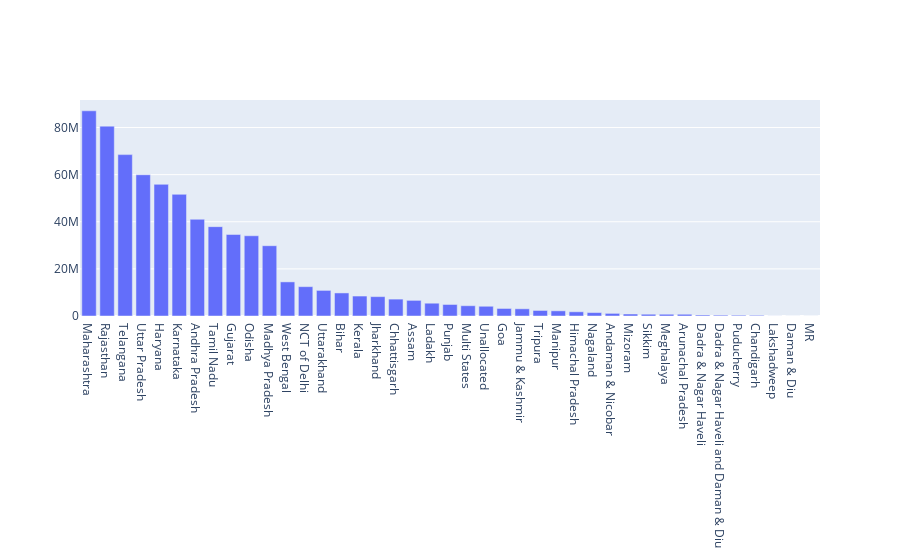

Write notebook code for a chart like this one.
### Markdown cell above
#### State-wise trends.
Question: Is there a contrast in terms of states which announce Capex projects? 
Ans: Yes, based on 2014-22 data, Maharashtra, Rajasthan, Telangana, Uttarpradesh, Haryana, Karnataka, Andhra Pradesh, Tamilnadu, Gujarat and Odisha  are the top.

### Code cell
## XXXXXXX This code snippet will give Aggregate project (cost) for each state of India in Descending Order XXXXXX
# grouped_df = df[df['Fiscal_Year']=='FY19'].groupby(['State'])['Cost (Rs.million)'].sum().reset_index()
grouped_df = df.groupby(['State'])['Cost (Rs.million)'].sum().reset_index()

sorted_indices = sorted(range(len(grouped_df['Cost (Rs.million)'])), key=lambda k: grouped_df['Cost (Rs.million)'][k], reverse=True)
sorted_states = [grouped_df['State'][i] for i in sorted_indices]
sorted_values = [grouped_df['Cost (Rs.million)'][i] for i in sorted_indices]

# Create the bar chart
fig = go.Figure(go.Bar(x=sorted_states, y=sorted_values,))
fig.show()

### Figure 1 — Plotly figure (JSON) as saved in the notebook; plotly's stock layout.template omitted (floating-point values rounded to 4 significant figures)
{"data": [{"type": "bar", "x": ["Maharashtra", "Rajasthan", "Telangana", "Uttar Pradesh", "Haryana", "Karnataka", "Andhra Pradesh", "Tamil Nadu", "Gujarat", "Odisha", "Madhya Pradesh", "West Bengal", "NCT of Delhi", "Uttarakhand", "Bihar", "Kerala", "Jharkhand", "Chhattisgarh", "Assam", "Ladakh", "Punjab", "Multi States", "Unallocated", "Goa", "Jammu & Kashmir", "Tripura", "Manipur", "Himachal Pradesh", "Nagaland", "Andaman & Nicobar", "Mizoram", "Sikkim", "Meghalaya", "Arunachal Pradesh", "Dadra & Nagar Haveli", "Dadra & Nagar Haveli and Daman & Diu", "Puducherry", "Chandigarh", "Lakshadweep", "Daman & Diu", "MR"], "y": [87101486, 80590000.0, 68500000.0, 59962145, 55890000.0, 51650000.0, 41050000.0, 37920000.0, 34610000.0, 34050000.0, 29840000.0, 14480000.0, 12450000.0, 10870000.0, 9786000.0, 8474000.0, 8222620, 7170000.0, 6636000.0, 5428000.0, 4891000.0, 4365000.0, 4136000.0, 3199000.0, 3057000.0, 2351000.0, 2195000.0, 1786000.0, 1449000.0, 1110000.0, 848779, 754700.0, 745200.0, 737100.0, 426200.0, 355500.0, 332500.0, 287200.0, 18580.0, 11310.0, 2459.0]}], "layout": {}}
